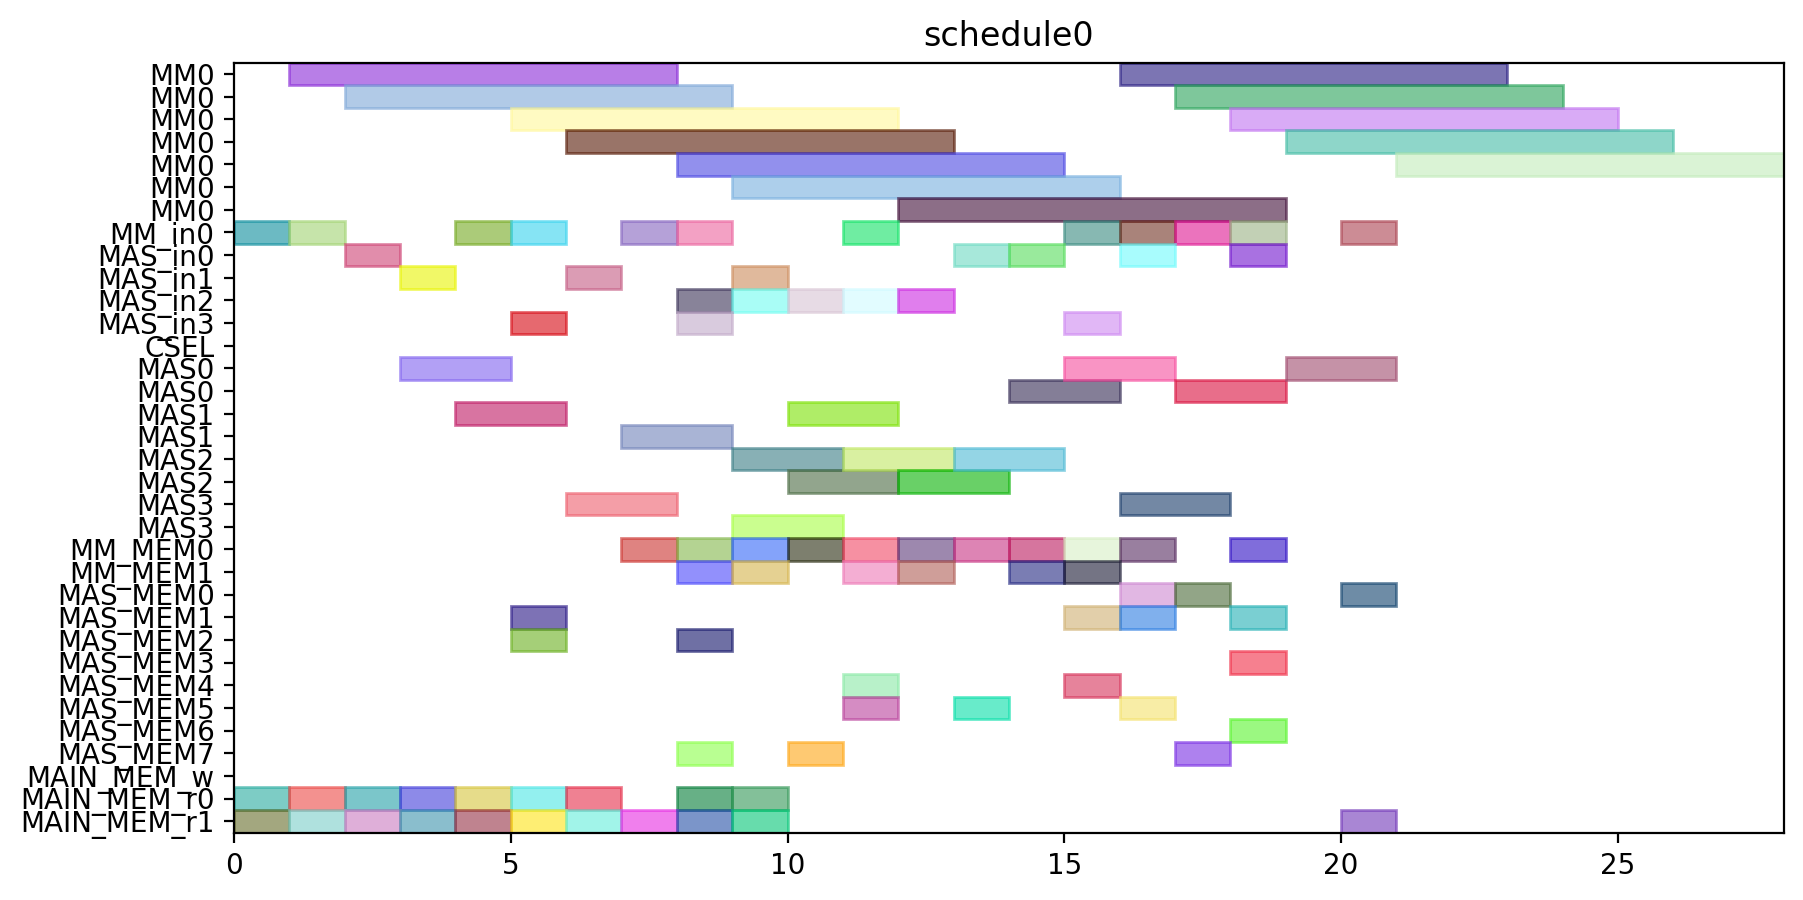

Generate this figure with Python:
from pyschedule import Scenario, solvers, plotters, alt


def solve():
	horizon = 120
	S = Scenario("schedule0", horizon=horizon)

	# resource
	MM = S.Resources('MM', num=1, size=7)
	MM_in = S.Resources('MM_in', num=1)
	MAS_in = S.Resources('MAS_in', num=4)
	CSEL = S.Resource('CSEL')
	MAS = S.Resources('MAS', num=4, size=2, periods=range(1, horizon))
	MM_MEM = S.Resources('MM_MEM', num=2)
	MAS_MEM = S.Resources('MAS_MEM', num=8)
	MAIN_MEM_w = S.Resource('MAIN_MEM_w', size=1)
	MAIN_MEM_r = S.Resources('MAIN_MEM_r', num=2)

	# result of previous scheduling

	# new tasks
	t0 = S.Task('t0', length=7, delay_cost=1)
	t0 += alt(MM)
	t0_in = S.Task('t0_in', length=1, delay_cost=1)
	t0_in += alt(MM_in)
	S += t0_in*MM_in[0]<=t0*MM[0]
	t0_mem0 = S.Task('t0_mem0', length=1, delay_cost=1)
	t0_mem0 += MAIN_MEM_r[0]
	S += t0_mem0 <= t0

	t0_mem1 = S.Task('t0_mem1', length=1, delay_cost=1)
	t0_mem1 += MAIN_MEM_r[1]
	S += t0_mem1 <= t0

	t1 = S.Task('t1', length=7, delay_cost=1)
	t1 += alt(MM)
	t1_in = S.Task('t1_in', length=1, delay_cost=1)
	t1_in += alt(MM_in)
	S += t1_in*MM_in[0]<=t1*MM[0]
	t1_mem0 = S.Task('t1_mem0', length=1, delay_cost=1)
	t1_mem0 += MAIN_MEM_r[0]
	S += t1_mem0 <= t1

	t1_mem1 = S.Task('t1_mem1', length=1, delay_cost=1)
	t1_mem1 += MAIN_MEM_r[1]
	S += t1_mem1 <= t1

	t2 = S.Task('t2', length=7, delay_cost=1)
	t2 += alt(MM)
	t2_in = S.Task('t2_in', length=1, delay_cost=1)
	t2_in += alt(MM_in)
	S += t2_in*MM_in[0]<=t2*MM[0]
	t2_mem0 = S.Task('t2_mem0', length=1, delay_cost=1)
	t2_mem0 += MAIN_MEM_r[0]
	S += t2_mem0 <= t2

	t2_mem1 = S.Task('t2_mem1', length=1, delay_cost=1)
	t2_mem1 += MAIN_MEM_r[1]
	S += t2_mem1 <= t2

	t3 = S.Task('t3', length=2, delay_cost=1)
	t3 += alt(MAS)
	t3_in = S.Task('t3_in', length=1, delay_cost=1)
	t3_in += alt(MAS_in)
	S += t3_in*MAS_in[0]<=t3*MAS[0]

	S += t3_in*MAS_in[1]<=t3*MAS[1]

	S += t3_in*MAS_in[2]<=t3*MAS[2]

	S += t3_in*MAS_in[3]<=t3*MAS[3]

	t3_mem0 = S.Task('t3_mem0', length=1, delay_cost=1)
	t3_mem0 += MAIN_MEM_r[0]
	S += t3_mem0 <= t3

	t3_mem1 = S.Task('t3_mem1', length=1, delay_cost=1)
	t3_mem1 += MAIN_MEM_r[1]
	S += t3_mem1 <= t3

	t4 = S.Task('t4', length=2, delay_cost=1)
	t4 += alt(MAS)
	t4_in = S.Task('t4_in', length=1, delay_cost=1)
	t4_in += alt(MAS_in)
	S += t4_in*MAS_in[0]<=t4*MAS[0]

	S += t4_in*MAS_in[1]<=t4*MAS[1]

	S += t4_in*MAS_in[2]<=t4*MAS[2]

	S += t4_in*MAS_in[3]<=t4*MAS[3]

	t4_mem0 = S.Task('t4_mem0', length=1, delay_cost=1)
	t4_mem0 += MAIN_MEM_r[0]
	S += t4_mem0 <= t4

	t4_mem1 = S.Task('t4_mem1', length=1, delay_cost=1)
	t4_mem1 += MAIN_MEM_r[1]
	S += t4_mem1 <= t4

	t8 = S.Task('t8', length=2, delay_cost=1)
	t8 += alt(MAS)
	t8_in = S.Task('t8_in', length=1, delay_cost=1)
	t8_in += alt(MAS_in)
	S += t8_in*MAS_in[0]<=t8*MAS[0]

	S += t8_in*MAS_in[1]<=t8*MAS[1]

	S += t8_in*MAS_in[2]<=t8*MAS[2]

	S += t8_in*MAS_in[3]<=t8*MAS[3]

	t8_mem0 = S.Task('t8_mem0', length=1, delay_cost=1)
	t8_mem0 += MAIN_MEM_r[0]
	S += t8_mem0 <= t8

	t8_mem1 = S.Task('t8_mem1', length=1, delay_cost=1)
	t8_mem1 += MAIN_MEM_r[1]
	S += t8_mem1 <= t8

	t9 = S.Task('t9', length=2, delay_cost=1)
	t9 += alt(MAS)
	t9_in = S.Task('t9_in', length=1, delay_cost=1)
	t9_in += alt(MAS_in)
	S += t9_in*MAS_in[0]<=t9*MAS[0]

	S += t9_in*MAS_in[1]<=t9*MAS[1]

	S += t9_in*MAS_in[2]<=t9*MAS[2]

	S += t9_in*MAS_in[3]<=t9*MAS[3]

	t9_mem0 = S.Task('t9_mem0', length=1, delay_cost=1)
	t9_mem0 += MAIN_MEM_r[0]
	S += t9_mem0 <= t9

	t9_mem1 = S.Task('t9_mem1', length=1, delay_cost=1)
	t9_mem1 += MAIN_MEM_r[1]
	S += t9_mem1 <= t9

	t13 = S.Task('t13', length=2, delay_cost=1)
	t13 += alt(MAS)
	t13_in = S.Task('t13_in', length=1, delay_cost=1)
	t13_in += alt(MAS_in)
	S += t13_in*MAS_in[0]<=t13*MAS[0]

	S += t13_in*MAS_in[1]<=t13*MAS[1]

	S += t13_in*MAS_in[2]<=t13*MAS[2]

	S += t13_in*MAS_in[3]<=t13*MAS[3]

	t13_mem0 = S.Task('t13_mem0', length=1, delay_cost=1)
	t13_mem0 += MAIN_MEM_r[0]
	S += t13_mem0 <= t13

	t13_mem1 = S.Task('t13_mem1', length=1, delay_cost=1)
	t13_mem1 += MAIN_MEM_r[1]
	S += t13_mem1 <= t13

	t14 = S.Task('t14', length=2, delay_cost=1)
	t14 += alt(MAS)
	t14_in = S.Task('t14_in', length=1, delay_cost=1)
	t14_in += alt(MAS_in)
	S += t14_in*MAS_in[0]<=t14*MAS[0]

	S += t14_in*MAS_in[1]<=t14*MAS[1]

	S += t14_in*MAS_in[2]<=t14*MAS[2]

	S += t14_in*MAS_in[3]<=t14*MAS[3]

	t14_mem0 = S.Task('t14_mem0', length=1, delay_cost=1)
	t14_mem0 += MAIN_MEM_r[0]
	S += t14_mem0 <= t14

	t14_mem1 = S.Task('t14_mem1', length=1, delay_cost=1)
	t14_mem1 += MAIN_MEM_r[1]
	S += t14_mem1 <= t14

	t5 = S.Task('t5', length=7, delay_cost=1)
	t5 += alt(MM)
	t5_in = S.Task('t5_in', length=1, delay_cost=1)
	t5_in += alt(MM_in)
	S += t5_in*MM_in[0]<=t5*MM[0]
	t5_mem0 = S.Task('t5_mem0', length=1, delay_cost=1)
	t5_mem0 += alt(MAS_MEM)
	S += (t3*MAS[0])-1 < t5_mem0*MAS_MEM[0]
	S += (t3*MAS[1])-1 < t5_mem0*MAS_MEM[2]
	S += (t3*MAS[2])-1 < t5_mem0*MAS_MEM[4]
	S += (t3*MAS[3])-1 < t5_mem0*MAS_MEM[6]
	S += t5_mem0 <= t5

	t5_mem1 = S.Task('t5_mem1', length=1, delay_cost=1)
	t5_mem1 += alt(MAS_MEM)
	S += (t4*MAS[0])-1 < t5_mem1*MAS_MEM[1]
	S += (t4*MAS[1])-1 < t5_mem1*MAS_MEM[3]
	S += (t4*MAS[2])-1 < t5_mem1*MAS_MEM[5]
	S += (t4*MAS[3])-1 < t5_mem1*MAS_MEM[7]
	S += t5_mem1 <= t5

	t6 = S.Task('t6', length=2, delay_cost=1)
	t6 += alt(MAS)
	t6_in = S.Task('t6_in', length=1, delay_cost=1)
	t6_in += alt(MAS_in)
	S += t6_in*MAS_in[0]<=t6*MAS[0]

	S += t6_in*MAS_in[1]<=t6*MAS[1]

	S += t6_in*MAS_in[2]<=t6*MAS[2]

	S += t6_in*MAS_in[3]<=t6*MAS[3]

	t6_mem0 = S.Task('t6_mem0', length=1, delay_cost=1)
	t6_mem0 += alt(MM_MEM)
	S += (t0*MM[0])-1 < t6_mem0*MM_MEM[0]
	S += t6_mem0 <= t6

	t6_mem1 = S.Task('t6_mem1', length=1, delay_cost=1)
	t6_mem1 += alt(MM_MEM)
	S += (t1*MM[0])-1 < t6_mem1*MM_MEM[1]
	S += t6_mem1 <= t6

	t10 = S.Task('t10', length=7, delay_cost=1)
	t10 += alt(MM)
	t10_in = S.Task('t10_in', length=1, delay_cost=1)
	t10_in += alt(MM_in)
	S += t10_in*MM_in[0]<=t10*MM[0]
	t10_mem0 = S.Task('t10_mem0', length=1, delay_cost=1)
	t10_mem0 += alt(MAS_MEM)
	S += (t8*MAS[0])-1 < t10_mem0*MAS_MEM[0]
	S += (t8*MAS[1])-1 < t10_mem0*MAS_MEM[2]
	S += (t8*MAS[2])-1 < t10_mem0*MAS_MEM[4]
	S += (t8*MAS[3])-1 < t10_mem0*MAS_MEM[6]
	S += t10_mem0 <= t10

	t10_mem1 = S.Task('t10_mem1', length=1, delay_cost=1)
	t10_mem1 += alt(MAS_MEM)
	S += (t9*MAS[0])-1 < t10_mem1*MAS_MEM[1]
	S += (t9*MAS[1])-1 < t10_mem1*MAS_MEM[3]
	S += (t9*MAS[2])-1 < t10_mem1*MAS_MEM[5]
	S += (t9*MAS[3])-1 < t10_mem1*MAS_MEM[7]
	S += t10_mem1 <= t10

	t11 = S.Task('t11', length=2, delay_cost=1)
	t11 += alt(MAS)
	t11_in = S.Task('t11_in', length=1, delay_cost=1)
	t11_in += alt(MAS_in)
	S += t11_in*MAS_in[0]<=t11*MAS[0]

	S += t11_in*MAS_in[1]<=t11*MAS[1]

	S += t11_in*MAS_in[2]<=t11*MAS[2]

	S += t11_in*MAS_in[3]<=t11*MAS[3]

	t11_mem0 = S.Task('t11_mem0', length=1, delay_cost=1)
	t11_mem0 += alt(MM_MEM)
	S += (t1*MM[0])-1 < t11_mem0*MM_MEM[0]
	S += t11_mem0 <= t11

	t11_mem1 = S.Task('t11_mem1', length=1, delay_cost=1)
	t11_mem1 += alt(MM_MEM)
	S += (t2*MM[0])-1 < t11_mem1*MM_MEM[1]
	S += t11_mem1 <= t11

	t15 = S.Task('t15', length=7, delay_cost=1)
	t15 += alt(MM)
	t15_in = S.Task('t15_in', length=1, delay_cost=1)
	t15_in += alt(MM_in)
	S += t15_in*MM_in[0]<=t15*MM[0]
	t15_mem0 = S.Task('t15_mem0', length=1, delay_cost=1)
	t15_mem0 += alt(MAS_MEM)
	S += (t13*MAS[0])-1 < t15_mem0*MAS_MEM[0]
	S += (t13*MAS[1])-1 < t15_mem0*MAS_MEM[2]
	S += (t13*MAS[2])-1 < t15_mem0*MAS_MEM[4]
	S += (t13*MAS[3])-1 < t15_mem0*MAS_MEM[6]
	S += t15_mem0 <= t15

	t15_mem1 = S.Task('t15_mem1', length=1, delay_cost=1)
	t15_mem1 += alt(MAS_MEM)
	S += (t14*MAS[0])-1 < t15_mem1*MAS_MEM[1]
	S += (t14*MAS[1])-1 < t15_mem1*MAS_MEM[3]
	S += (t14*MAS[2])-1 < t15_mem1*MAS_MEM[5]
	S += (t14*MAS[3])-1 < t15_mem1*MAS_MEM[7]
	S += t15_mem1 <= t15

	t16 = S.Task('t16', length=2, delay_cost=1)
	t16 += alt(MAS)
	t16_in = S.Task('t16_in', length=1, delay_cost=1)
	t16_in += alt(MAS_in)
	S += t16_in*MAS_in[0]<=t16*MAS[0]

	S += t16_in*MAS_in[1]<=t16*MAS[1]

	S += t16_in*MAS_in[2]<=t16*MAS[2]

	S += t16_in*MAS_in[3]<=t16*MAS[3]

	t16_mem0 = S.Task('t16_mem0', length=1, delay_cost=1)
	t16_mem0 += alt(MM_MEM)
	S += (t0*MM[0])-1 < t16_mem0*MM_MEM[0]
	S += t16_mem0 <= t16

	t16_mem1 = S.Task('t16_mem1', length=1, delay_cost=1)
	t16_mem1 += alt(MM_MEM)
	S += (t2*MM[0])-1 < t16_mem1*MM_MEM[1]
	S += t16_mem1 <= t16

	t18 = S.Task('t18', length=2, delay_cost=1)
	t18 += alt(MAS)
	t18_in = S.Task('t18_in', length=1, delay_cost=1)
	t18_in += alt(MAS_in)
	S += t18_in*MAS_in[0]<=t18*MAS[0]

	S += t18_in*MAS_in[1]<=t18*MAS[1]

	S += t18_in*MAS_in[2]<=t18*MAS[2]

	S += t18_in*MAS_in[3]<=t18*MAS[3]

	t18_mem0 = S.Task('t18_mem0', length=1, delay_cost=1)
	t18_mem0 += alt(MM_MEM)
	S += (t0*MM[0])-1 < t18_mem0*MM_MEM[0]
	S += t18_mem0 <= t18

	t18_mem1 = S.Task('t18_mem1', length=1, delay_cost=1)
	t18_mem1 += alt(MM_MEM)
	S += (t0*MM[0])-1 < t18_mem1*MM_MEM[1]
	S += t18_mem1 <= t18

	t20 = S.Task('t20', length=7, delay_cost=1)
	t20 += alt(MM)
	t20_in = S.Task('t20_in', length=1, delay_cost=1)
	t20_in += alt(MM_in)
	S += t20_in*MM_in[0]<=t20*MM[0]
	t20_mem0 = S.Task('t20_mem0', length=1, delay_cost=1)
	t20_mem0 += alt(MM_MEM)
	S += (t2*MM[0])-1 < t20_mem0*MM_MEM[0]
	S += t20_mem0 <= t20

	t20_mem1 = S.Task('t20_mem1', length=1, delay_cost=1)
	t20_mem1 += MAIN_MEM_r[1]
	S += t20_mem1 <= t20

	t7 = S.Task('t7', length=2, delay_cost=1)
	t7 += alt(MAS)
	t7_in = S.Task('t7_in', length=1, delay_cost=1)
	t7_in += alt(MAS_in)
	S += t7_in*MAS_in[0]<=t7*MAS[0]

	S += t7_in*MAS_in[1]<=t7*MAS[1]

	S += t7_in*MAS_in[2]<=t7*MAS[2]

	S += t7_in*MAS_in[3]<=t7*MAS[3]

	t7_mem0 = S.Task('t7_mem0', length=1, delay_cost=1)
	t7_mem0 += alt(MM_MEM)
	S += (t5*MM[0])-1 < t7_mem0*MM_MEM[0]
	S += t7_mem0 <= t7

	t7_mem1 = S.Task('t7_mem1', length=1, delay_cost=1)
	t7_mem1 += alt(MAS_MEM)
	S += (t6*MAS[0])-1 < t7_mem1*MAS_MEM[1]
	S += (t6*MAS[1])-1 < t7_mem1*MAS_MEM[3]
	S += (t6*MAS[2])-1 < t7_mem1*MAS_MEM[5]
	S += (t6*MAS[3])-1 < t7_mem1*MAS_MEM[7]
	S += t7_mem1 <= t7

	t12 = S.Task('t12', length=2, delay_cost=1)
	t12 += alt(MAS)
	t12_in = S.Task('t12_in', length=1, delay_cost=1)
	t12_in += alt(MAS_in)
	S += t12_in*MAS_in[0]<=t12*MAS[0]

	S += t12_in*MAS_in[1]<=t12*MAS[1]

	S += t12_in*MAS_in[2]<=t12*MAS[2]

	S += t12_in*MAS_in[3]<=t12*MAS[3]

	t12_mem0 = S.Task('t12_mem0', length=1, delay_cost=1)
	t12_mem0 += alt(MM_MEM)
	S += (t10*MM[0])-1 < t12_mem0*MM_MEM[0]
	S += t12_mem0 <= t12

	t12_mem1 = S.Task('t12_mem1', length=1, delay_cost=1)
	t12_mem1 += alt(MAS_MEM)
	S += (t11*MAS[0])-1 < t12_mem1*MAS_MEM[1]
	S += (t11*MAS[1])-1 < t12_mem1*MAS_MEM[3]
	S += (t11*MAS[2])-1 < t12_mem1*MAS_MEM[5]
	S += (t11*MAS[3])-1 < t12_mem1*MAS_MEM[7]
	S += t12_mem1 <= t12

	t17 = S.Task('t17', length=2, delay_cost=1)
	t17 += alt(MAS)
	t17_in = S.Task('t17_in', length=1, delay_cost=1)
	t17_in += alt(MAS_in)
	S += t17_in*MAS_in[0]<=t17*MAS[0]

	S += t17_in*MAS_in[1]<=t17*MAS[1]

	S += t17_in*MAS_in[2]<=t17*MAS[2]

	S += t17_in*MAS_in[3]<=t17*MAS[3]

	t17_mem0 = S.Task('t17_mem0', length=1, delay_cost=1)
	t17_mem0 += alt(MM_MEM)
	S += (t15*MM[0])-1 < t17_mem0*MM_MEM[0]
	S += t17_mem0 <= t17

	t17_mem1 = S.Task('t17_mem1', length=1, delay_cost=1)
	t17_mem1 += alt(MAS_MEM)
	S += (t16*MAS[0])-1 < t17_mem1*MAS_MEM[1]
	S += (t16*MAS[1])-1 < t17_mem1*MAS_MEM[3]
	S += (t16*MAS[2])-1 < t17_mem1*MAS_MEM[5]
	S += (t16*MAS[3])-1 < t17_mem1*MAS_MEM[7]
	S += t17_mem1 <= t17

	t19 = S.Task('t19', length=2, delay_cost=1)
	t19 += alt(MAS)
	t19_in = S.Task('t19_in', length=1, delay_cost=1)
	t19_in += alt(MAS_in)
	S += t19_in*MAS_in[0]<=t19*MAS[0]

	S += t19_in*MAS_in[1]<=t19*MAS[1]

	S += t19_in*MAS_in[2]<=t19*MAS[2]

	S += t19_in*MAS_in[3]<=t19*MAS[3]

	t19_mem0 = S.Task('t19_mem0', length=1, delay_cost=1)
	t19_mem0 += alt(MM_MEM)
	S += (t0*MM[0])-1 < t19_mem0*MM_MEM[0]
	S += t19_mem0 <= t19

	t19_mem1 = S.Task('t19_mem1', length=1, delay_cost=1)
	t19_mem1 += alt(MAS_MEM)
	S += (t18*MAS[0])-1 < t19_mem1*MAS_MEM[1]
	S += (t18*MAS[1])-1 < t19_mem1*MAS_MEM[3]
	S += (t18*MAS[2])-1 < t19_mem1*MAS_MEM[5]
	S += (t18*MAS[3])-1 < t19_mem1*MAS_MEM[7]
	S += t19_mem1 <= t19

	t21 = S.Task('t21', length=2, delay_cost=1)
	t21 += alt(MAS)
	t21_in = S.Task('t21_in', length=1, delay_cost=1)
	t21_in += alt(MAS_in)
	S += t21_in*MAS_in[0]<=t21*MAS[0]

	S += t21_in*MAS_in[1]<=t21*MAS[1]

	S += t21_in*MAS_in[2]<=t21*MAS[2]

	S += t21_in*MAS_in[3]<=t21*MAS[3]

	t21_mem0 = S.Task('t21_mem0', length=1, delay_cost=1)
	t21_mem0 += alt(MM_MEM)
	S += (t1*MM[0])-1 < t21_mem0*MM_MEM[0]
	S += t21_mem0 <= t21

	t21_mem1 = S.Task('t21_mem1', length=1, delay_cost=1)
	t21_mem1 += alt(MM_MEM)
	S += (t20*MM[0])-1 < t21_mem1*MM_MEM[1]
	S += t21_mem1 <= t21

	t22 = S.Task('t22', length=2, delay_cost=1)
	t22 += alt(MAS)
	t22_in = S.Task('t22_in', length=1, delay_cost=1)
	t22_in += alt(MAS_in)
	S += t22_in*MAS_in[0]<=t22*MAS[0]

	S += t22_in*MAS_in[1]<=t22*MAS[1]

	S += t22_in*MAS_in[2]<=t22*MAS[2]

	S += t22_in*MAS_in[3]<=t22*MAS[3]

	t22_mem0 = S.Task('t22_mem0', length=1, delay_cost=1)
	t22_mem0 += alt(MM_MEM)
	S += (t1*MM[0])-1 < t22_mem0*MM_MEM[0]
	S += t22_mem0 <= t22

	t22_mem1 = S.Task('t22_mem1', length=1, delay_cost=1)
	t22_mem1 += alt(MM_MEM)
	S += (t20*MM[0])-1 < t22_mem1*MM_MEM[1]
	S += t22_mem1 <= t22

	t23 = S.Task('t23', length=7, delay_cost=1)
	t23 += alt(MM)
	t23_in = S.Task('t23_in', length=1, delay_cost=1)
	t23_in += alt(MM_in)
	S += t23_in*MM_in[0]<=t23*MM[0]
	t23_mem0 = S.Task('t23_mem0', length=1, delay_cost=1)
	t23_mem0 += alt(MAS_MEM)
	S += (t17*MAS[0])-1 < t23_mem0*MAS_MEM[0]
	S += (t17*MAS[1])-1 < t23_mem0*MAS_MEM[2]
	S += (t17*MAS[2])-1 < t23_mem0*MAS_MEM[4]
	S += (t17*MAS[3])-1 < t23_mem0*MAS_MEM[6]
	S += t23_mem0 <= t23

	t23_mem1 = S.Task('t23_mem1', length=1, delay_cost=1)
	t23_mem1 += MAIN_MEM_r[1]
	S += t23_mem1 <= t23

	t25 = S.Task('t25', length=7, delay_cost=1)
	t25 += alt(MM)
	t25_in = S.Task('t25_in', length=1, delay_cost=1)
	t25_in += alt(MM_in)
	S += t25_in*MM_in[0]<=t25*MM[0]
	t25_mem0 = S.Task('t25_mem0', length=1, delay_cost=1)
	t25_mem0 += alt(MAS_MEM)
	S += (t7*MAS[0])-1 < t25_mem0*MAS_MEM[0]
	S += (t7*MAS[1])-1 < t25_mem0*MAS_MEM[2]
	S += (t7*MAS[2])-1 < t25_mem0*MAS_MEM[4]
	S += (t7*MAS[3])-1 < t25_mem0*MAS_MEM[6]
	S += t25_mem0 <= t25

	t25_mem1 = S.Task('t25_mem1', length=1, delay_cost=1)
	t25_mem1 += alt(MAS_MEM)
	S += (t22*MAS[0])-1 < t25_mem1*MAS_MEM[1]
	S += (t22*MAS[1])-1 < t25_mem1*MAS_MEM[3]
	S += (t22*MAS[2])-1 < t25_mem1*MAS_MEM[5]
	S += (t22*MAS[3])-1 < t25_mem1*MAS_MEM[7]
	S += t25_mem1 <= t25

	t27 = S.Task('t27', length=7, delay_cost=1)
	t27 += alt(MM)
	t27_in = S.Task('t27_in', length=1, delay_cost=1)
	t27_in += alt(MM_in)
	S += t27_in*MM_in[0]<=t27*MM[0]
	t27_mem0 = S.Task('t27_mem0', length=1, delay_cost=1)
	t27_mem0 += alt(MAS_MEM)
	S += (t22*MAS[0])-1 < t27_mem0*MAS_MEM[0]
	S += (t22*MAS[1])-1 < t27_mem0*MAS_MEM[2]
	S += (t22*MAS[2])-1 < t27_mem0*MAS_MEM[4]
	S += (t22*MAS[3])-1 < t27_mem0*MAS_MEM[6]
	S += t27_mem0 <= t27

	t27_mem1 = S.Task('t27_mem1', length=1, delay_cost=1)
	t27_mem1 += alt(MAS_MEM)
	S += (t21*MAS[0])-1 < t27_mem1*MAS_MEM[1]
	S += (t21*MAS[1])-1 < t27_mem1*MAS_MEM[3]
	S += (t21*MAS[2])-1 < t27_mem1*MAS_MEM[5]
	S += (t21*MAS[3])-1 < t27_mem1*MAS_MEM[7]
	S += t27_mem1 <= t27

	t28 = S.Task('t28', length=7, delay_cost=1)
	t28 += alt(MM)
	t28_in = S.Task('t28_in', length=1, delay_cost=1)
	t28_in += alt(MM_in)
	S += t28_in*MM_in[0]<=t28*MM[0]
	t28_mem0 = S.Task('t28_mem0', length=1, delay_cost=1)
	t28_mem0 += alt(MAS_MEM)
	S += (t19*MAS[0])-1 < t28_mem0*MAS_MEM[0]
	S += (t19*MAS[1])-1 < t28_mem0*MAS_MEM[2]
	S += (t19*MAS[2])-1 < t28_mem0*MAS_MEM[4]
	S += (t19*MAS[3])-1 < t28_mem0*MAS_MEM[6]
	S += t28_mem0 <= t28

	t28_mem1 = S.Task('t28_mem1', length=1, delay_cost=1)
	t28_mem1 += alt(MAS_MEM)
	S += (t7*MAS[0])-1 < t28_mem1*MAS_MEM[1]
	S += (t7*MAS[1])-1 < t28_mem1*MAS_MEM[3]
	S += (t7*MAS[2])-1 < t28_mem1*MAS_MEM[5]
	S += (t7*MAS[3])-1 < t28_mem1*MAS_MEM[7]
	S += t28_mem1 <= t28

	t29 = S.Task('t29', length=7, delay_cost=1)
	t29 += alt(MM)
	t29_in = S.Task('t29_in', length=1, delay_cost=1)
	t29_in += alt(MM_in)
	S += t29_in*MM_in[0]<=t29*MM[0]
	t29_mem0 = S.Task('t29_mem0', length=1, delay_cost=1)
	t29_mem0 += alt(MAS_MEM)
	S += (t21*MAS[0])-1 < t29_mem0*MAS_MEM[0]
	S += (t21*MAS[1])-1 < t29_mem0*MAS_MEM[2]
	S += (t21*MAS[2])-1 < t29_mem0*MAS_MEM[4]
	S += (t21*MAS[3])-1 < t29_mem0*MAS_MEM[6]
	S += t29_mem0 <= t29

	t29_mem1 = S.Task('t29_mem1', length=1, delay_cost=1)
	t29_mem1 += alt(MAS_MEM)
	S += (t12*MAS[0])-1 < t29_mem1*MAS_MEM[1]
	S += (t12*MAS[1])-1 < t29_mem1*MAS_MEM[3]
	S += (t12*MAS[2])-1 < t29_mem1*MAS_MEM[5]
	S += (t12*MAS[3])-1 < t29_mem1*MAS_MEM[7]
	S += t29_mem1 <= t29

	solvers.mip.solve(S,msg=1,kind='CPLEX',ratio_gap=1.01)

	solution = [['hoge']*len(S.solution()[1]) for i in range(len(S.solution()))]
	for i in range(len(S.solution())):
		for j in range(len(S.solution()[i])):
			solution[i][j]=str(S.solution()[i][j])
	print(solution)

	cycles = int(solution[-1][3])

	pic_file_name = "/mnt/rose/usr1/fukuda/ABE/multiRAM_multiMAS_16mux/scheduling_result/stage7MM1_stage2MAS4/EP_ADD_A_0/schedule0.png"
	if(S.solution() != []):
		plotters.matplotlib.plot(S,img_filename=pic_file_name, show_task_labels=False, fig_size=(cycles*0.25+3, 5))

	return solution
